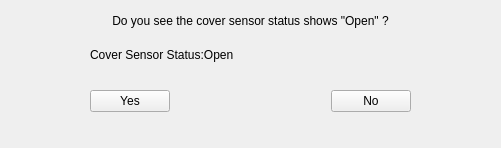
<?xml version="1.0" encoding="UTF-8"?>
<ui version="4.0">
 <class>Diagnostics::CStatusConfirmDialog</class>
 <widget class="QWidget" name="Diagnostics::CStatusConfirmDialog">
  <property name="geometry">
   <rect>
    <x>0</x>
    <y>0</y>
    <width>501</width>
    <height>148</height>
   </rect>
  </property>
  <property name="sizePolicy">
   <sizepolicy hsizetype="Fixed" vsizetype="Fixed">
    <horstretch>0</horstretch>
    <verstretch>0</verstretch>
   </sizepolicy>
  </property>
  <property name="minimumSize">
   <size>
    <width>500</width>
    <height>148</height>
   </size>
  </property>
  <property name="sizeIncrement">
   <size>
    <width>0</width>
    <height>20</height>
   </size>
  </property>
  <property name="windowTitle">
   <string>Heating Test</string>
  </property>
  <widget class="QLabel" name="labelConfirm">
   <property name="geometry">
    <rect>
     <x>20</x>
     <y>10</y>
     <width>461</width>
     <height>21</height>
    </rect>
   </property>
   <property name="text">
    <string>Do you see the cover sensor status shows &quot;Open&quot; ?</string>
   </property>
   <property name="textFormat">
    <enum>Qt::PlainText</enum>
   </property>
   <property name="alignment">
    <set>Qt::AlignCenter</set>
   </property>
  </widget>
  <widget class="QWidget" name="horizontalLayoutWidget_2">
   <property name="geometry">
    <rect>
     <x>90</x>
     <y>90</y>
     <width>321</width>
     <height>51</height>
    </rect>
   </property>
   <layout class="QVBoxLayout" name="verticalLayout">
    <property name="bottomMargin">
     <number>5</number>
    </property>
    <item>
     <layout class="QHBoxLayout" name="horizontalLayout_2">
      <property name="bottomMargin">
       <number>5</number>
      </property>
      <item>
       <widget class="QPushButton" name="pushButtonNo">
        <property name="text">
         <string>Yes</string>
        </property>
       </widget>
      </item>
      <item>
       <spacer name="horizontalSpacer">
        <property name="orientation">
         <enum>Qt::Horizontal</enum>
        </property>
        <property name="sizeHint" stdset="0">
         <size>
          <width>40</width>
          <height>20</height>
         </size>
        </property>
       </spacer>
      </item>
      <item>
       <widget class="QPushButton" name="pushButtonYes">
        <property name="text">
         <string>No</string>
        </property>
       </widget>
      </item>
     </layout>
    </item>
    <item>
     <spacer name="verticalSpacer">
      <property name="orientation">
       <enum>Qt::Vertical</enum>
      </property>
      <property name="sizeHint" stdset="0">
       <size>
        <width>20</width>
        <height>40</height>
       </size>
      </property>
     </spacer>
    </item>
   </layout>
  </widget>
  <widget class="QLabel" name="labelStatusValue">
   <property name="geometry">
    <rect>
     <x>90</x>
     <y>44</y>
     <width>321</width>
     <height>21</height>
    </rect>
   </property>
   <property name="styleSheet">
    <string notr="true">border-color: rgb(255, 255, 255);</string>
   </property>
   <property name="text">
    <string>Cover Sensor Status:Open</string>
   </property>
  </widget>
 </widget>
 <resources/>
 <connections/>
</ui>
